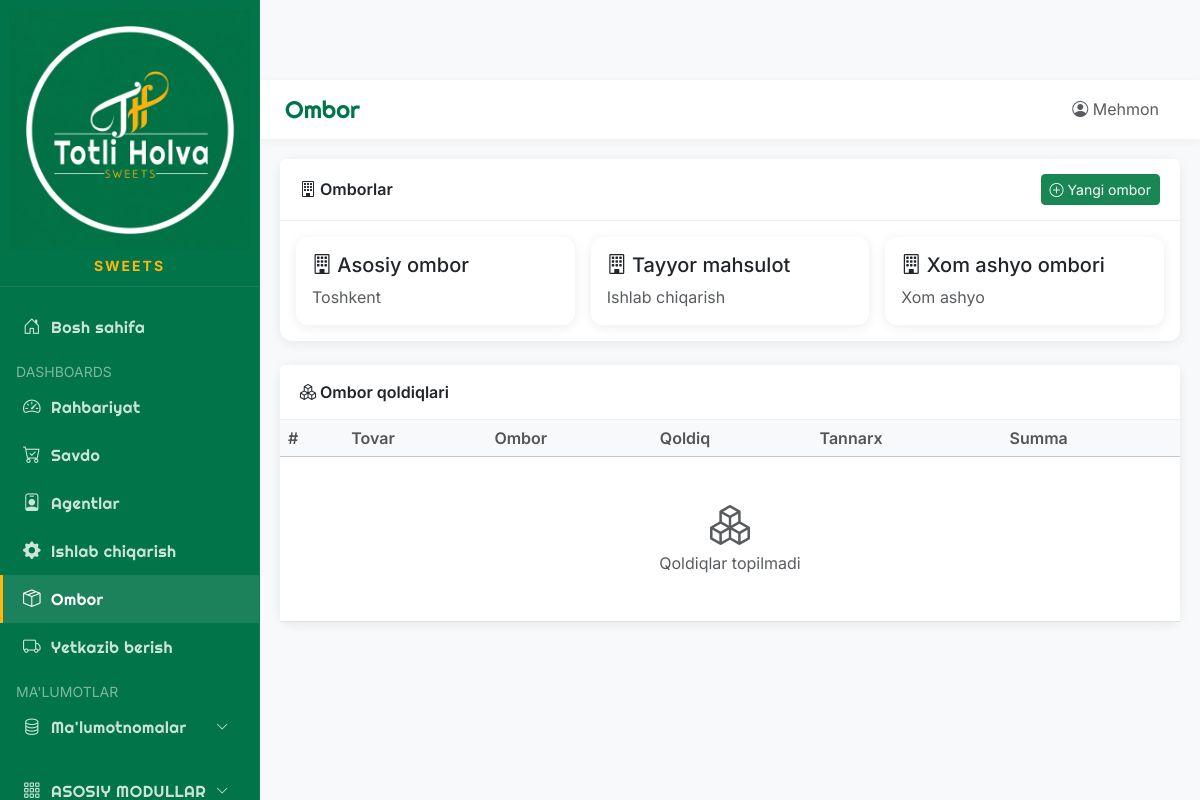
/warehouse, run on an earlier commit of the app's database.
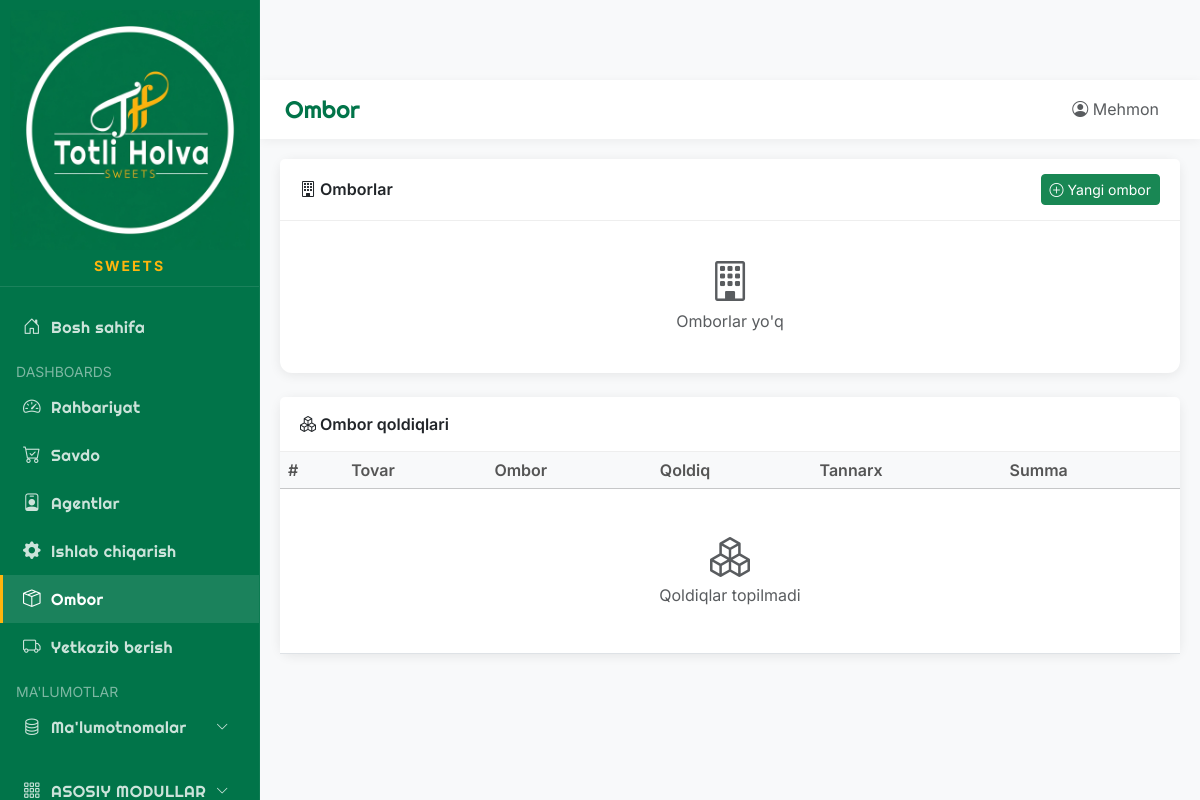
And on a later commit of the database.
### app/models/database.py (models this page shows)
class Warehouse(Base):
    __tablename__ = "warehouses"
    id = Column(Integer, primary_key=True, index=True)
    code = Column(String(50), unique=True, index=True)
    name = Column(String(100), index=True)
    address = Column(String(255))
    responsible_id = Column(Integer, ForeignKey("users.id"))
    is_active = Column(Boolean, default=True)
    stocks = relationship("Stock", back_populates="warehouse")

### main.py (the view)
@app.get("/warehouse", response_class=HTMLResponse)
async def warehouse_list(request: Request, db: Session = Depends(get_db)):
    warehouses = db.query(Warehouse).all()
    stocks = db.query(Stock).join(Product).join(Warehouse).all()
    return templates.TemplateResponse("warehouse/list.html", {
        "request": request,
        "warehouses": warehouses,
        "stocks": stocks,
        "page_title": "Ombor"
    })

### app/templates/warehouse/list.html (shortened to what this page needs)
{% extends "base.html" %}
{% block content %}
<div class="row mb-4">
    <div class="col-12">
        <div class="card">
            <div class="card-header d-flex justify-content-between align-items-center">
                <span><i class="bi bi-building"></i> Omborlar</span>
                <button class="btn btn-success btn-sm" data-bs-toggle="modal" data-bs-target="#addWarehouseModal">
                    <i class="bi bi-plus-circle"></i> Yangi ombor
                </button>
            </div>
            <div class="card-body">
                <div class="row g-3">
                    {% if warehouses %}
                        {% for wh in warehouses %}
                        <div class="col-md-4">
                            <div class="card h-100">
                                <div class="card-body">
                                    <h5><i class="bi bi-building"></i> {{ wh.name }}</h5>
                                    <p class="text-muted mb-0">{{ wh.address or 'Manzil ko\'rsatilmagan' }}</p>
                                </div>
                            </div>
                        </div>
                        {% endfor %}
                    {% else %}
                        <div class="col-12 text-center text-muted py-4">
                            <i class="bi bi-building fs-1 d-block mb-2"></i>
                            Omborlar yo'q
                        </div>
                    {% endif %}
                </div>
            </div>
        </div>
    </div>
</div>
<div class="card">
    <div class="card-header">
        <i class="bi bi-boxes"></i> Ombor qoldiqlari
    </div>
    <div class="card-body p-0">
        <table class="table table-hover">
            <thead class="table-light">
                <tr>
                    <th>#</th>
                    <th>Tovar</th>
                    <th>Ombor</th>
                    <th>Qoldiq</th>
                    <th>Tannarx</th>
                    <th>Summa</th>
                </tr>
            </thead>
            <tbody>
                {% if stocks %}
                    {% for stock in stocks %}
                    <tr class="{% if stock.quantity <= stock.product.min_stock %}table-warning{% endif %}">
                        <td>{{ loop.index }}</td>
                        <td>
                            <strong>{{ stock.product.name }}</strong>
                            <br><small class="text-muted">{{ stock.product.code }}</small>
                        </td>
                        <td>{{ stock.warehouse.name }}</td>
                        <td class="fw-bold">{{ "{:,.2f}".format(stock.quantity) }}</td>
                        <td>{{ "{:,.0f}".format(stock.avg_cost) }}</td>
                        <td class="text-success">{{ "{:,.0f}".format(stock.quantity * stock.avg_cost) }}</td>
                    </tr>
                    {% endfor %}
                {% else %}
                    <tr>
                        <td colspan="6" class="text-center text-muted py-5">
                            <i class="bi bi-boxes fs-1 d-block mb-2"></i>
                            Qoldiqlar topilmadi
                        </td>
                    </tr>
                {% endif %}
            </tbody>
        </table>
    </div>
</div>
{% endblock %}

What changed in the data, as far as the page shows it:
removed Warehouse: name "Asosiy ombor", address "Toshkent"
removed Warehouse: name "Tayyor mahsulot", address "Ishlab chiqarish"
removed Warehouse: name "Xom ashyo ombori", address "Xom ashyo"
Also different on the page:
text now shown: "Omborlar yo'q"
